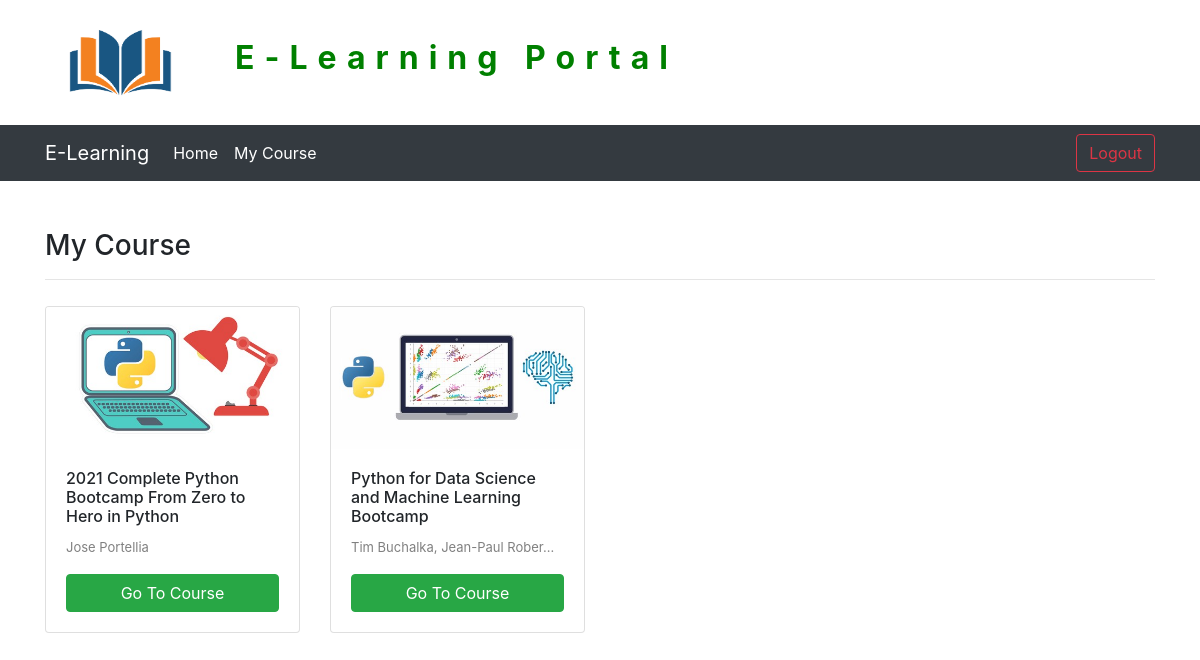
The page /my-course/ (signed in) on the database its author committed.
### user/models.py (models this page shows, shortened)
class Course(models.Model):
    name = models.CharField(max_length=250)
    slug = models.SlugField(default='',editable=False,max_length=255)
    description = models.TextField()
    author = models.CharField(max_length=100)
    duration = models.CharField(max_length=50)
    enrolled_count = models.IntegerField(default=0)
    thumbnail = models.ImageField(upload_to='course_thumbnails/')
    created_at = models.DateTimeField(auto_now_add=True, null=True)
    updated_at = models.DateTimeField(auto_now=True, null=True)

### user/views.py (the view)
# urls.py: path('my-course/',MyCourse.as_view(), name="my_course"),
class MyCourse(LoginRequiredMixin, TemplateView):
    template_name = 'user/my_course.html'
    extra_context = {}
    login_url = reverse_lazy('login')
    def get(self, request, *args, **kwargs):
        user_course_link_obj = UserCourseLink.objects.filter(user=request.user)
        if user_course_link_obj:
            self.extra_context["course_obj"] = [data.course for data in user_course_link_obj]
        else:
            self.extra_context["course_obj"] = None
        return super().get(request, *args, **kwargs)

### user/templates/user/my_course.html (shortened to what this page needs)
{% extends 'base.html' %}
{% block body %}
<br><br>
{% if course_obj %}
<div class="container">
    <h3>My Course</h3>
    <hr>
    <div class="row">
        {% for course in course_obj %}
        <div class="col-lg-3" style="margin-bottom: 10px;margin-top: 10px;">
            <div class="card h-100">
                <img class="card-img-top" src="{{course.thumbnail.url}}" alt="Card image cap">
                <div class="card-body">
                    <h5 class="card-title" style="font-size: medium;">{{course.name|truncatechars:100}}</h5>
                    <p class="card-text" style="color: grey;font-size: small;">{{course.author|truncatechars:30}}</p>
                    <a href="{% url 'course' slug=course.slug %}"  style="width:100%" class="btn btn-success">Go To Course</a>
                </div>
            </div>
        </div>
        {% endfor %}
    </div>
</div>
{% else %}
<h4 style="text-align:center;color:orange">You haven't enrolled any course yet</h4>
{% endif %}
<br><br>
{% endblock body %}

### rows shown on the page
Course: thumbnail (picture), name "2021 Complete Python Bootcamp From Zero to Hero in Python", author "Jose Portellia"
Course: thumbnail (picture), name "Python for Data Science and Machine Learning Bootcamp", author "Tim Buchalka, Jean-Paul Rober…"
